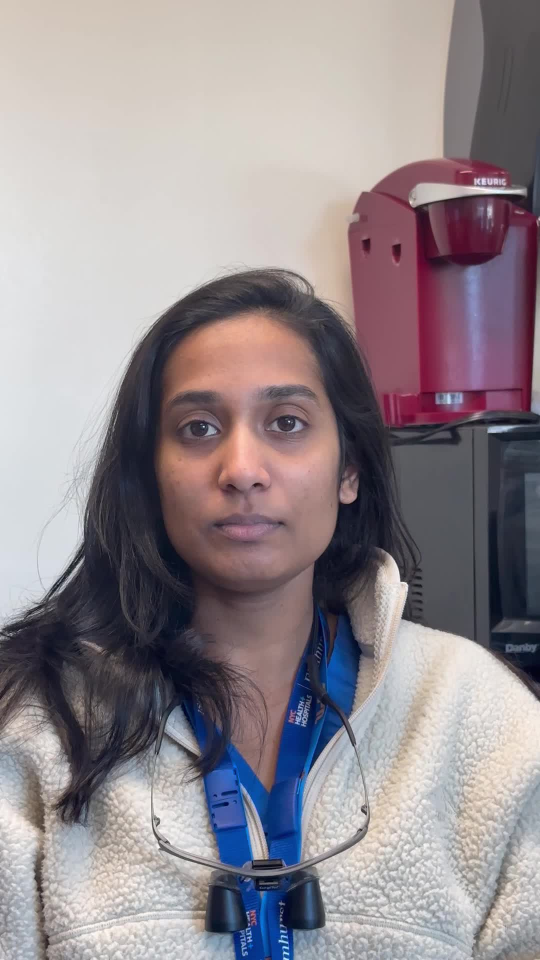
#> input picture calibration_frames/patient1_frame1.jpg, 1080 x 1920 px (shown at 1/2 size)
$ python phase1b_debug_rnet_scoring.py
#> lines starting #> are read from the running program, lines starting #| are printed output that depends on the picture
### pure_python_mtcnn_v2.py
#!/usr/bin/env python3
"""
Pure Python CNN MTCNN - Version 2
Standalone implementation using Pure Python CNN.
"""

import numpy as np
import cv2
from cpp_cnn_loader import CPPCNN
import os


class PurePythonMTCNN_V2:
    """
    Pure Python CNN MTCNN - standalone implementation.
    """

    def __init__(self, model_dir=None):
        """
        Initialize using Pure Python CNN instead of ONNX.

        Args:
            model_dir: Directory containing PNet.dat, RNet.dat, ONet.dat
        """
        # Don't call parent __init__ (we don't need ONNX models)
        if model_dir is None:
            model_dir = os.path.expanduser(
                "~/repo/fea_tool/external_libs/openFace/OpenFace/matlab_version/"
                "face_detection/mtcnn/convert_to_cpp/"
            )

        print(f"Loading Pure Python CNN MTCNN V2...")
        print(f"Model directory: {model_dir}")

        # Load Pure Python CNNs instead of ONNX
        self.pnet = CPPCNN(os.path.join(model_dir, "PNet.dat"))
        self.rnet = CPPCNN(os.path.join(model_dir, "RNet.dat"))
        self.onet = CPPCNN(os.path.join(model_dir, "ONet.dat"))

        # Official MTCNN thresholds matching C++
        self.thresholds = [0.6, 0.7, 0.7]  # PNet, RNet, ONet
        self.min_face_size = 60  # CRITICAL FIX: Match C++ (was 40, caused 140px bbox differences!)
        self.factor = 0.709

        print(f"✓ Pure Python CNN MTCNN V2 loaded!")

    # [775 lines left out: functions _preprocess, _run_pnet, _run_rnet, _run_onet, detect, _generate_bboxes and 4 more, not called in this run]

### cpp_cnn_loader.py
#!/usr/bin/env python3
"""
Pure Python CNN that loads C++ binary models (.dat files) for bit-for-bit matching.

This implementation reads the exact binary format used by OpenFace's C++ CNN_utils.cpp
and implements inference with exact C++ behavior, including:
- BGR channel ordering
- C++ im2col technique
- Exact PReLU: output = x if x >= 0 else x * slope
- C++ matrix multiply ordering
- C++ pooling and fully connected layers
"""

import numpy as np
import struct
from typing import List, Tuple, Optional


class CPPCNNLayer:
    """Base class for CNN layers"""
    def __init__(self, layer_type: int):
        self.layer_type = layer_type
        # [6 lines of commented-out code are left out]

    def forward(self, x):
        raise NotImplementedError


class ConvLayer(CPPCNNLayer):
    """Convolutional layer matching C++ CNN_utils.cpp:445-549"""
    # [137 lines left out: functions __init__, _create_weight_matrix, _im2col_multimap_cpp, forward, not called in this run]


class MaxPoolLayer(CPPCNNLayer):
    """Max pooling layer matching C++ CNN_utils.cpp"""
    # [35 lines left out: functions __init__, forward, not called in this run]


class FullyConnectedLayer(CPPCNNLayer):
    """Fully connected layer matching C++ CNN_utils.cpp

    Supports both modes:
    - Regular FC: (C, H, W) -> (output_size,) for fixed-size inputs
    - Fully convolutional: (C, H, W) -> (output_size, H, W) for PNet
    """
    # [55 lines left out: functions __init__, forward, not called in this run]


class PReLULayer(CPPCNNLayer):
    """PReLU layer matching C++ CNN_utils.cpp:56-63 EXACTLY"""
    def __init__(self, slopes: np.ndarray):
        super().__init__(3)
        self.slopes = slopes  # Shape: (num_channels,)

    # [38 lines left out: function forward, not called in this run]


class SigmoidLayer(CPPCNNLayer):
    """Sigmoid layer"""
    def __init__(self):
        super().__init__(4)

    def forward(self, x: np.ndarray) -> np.ndarray:
        """Sigmoid forward pass"""
        return 1.0 / (1.0 + np.exp(-x))


class CPPCNN:
    """
    CNN that loads C++ binary models for bit-for-bit matching.

    Binary format from CNN_utils.cpp:454-575:
    - int32: network_depth (number of layers)
    - For each layer:
      - int32: layer_type (0=conv, 1=pool, 2=FC, 3=PReLU, 4=sigmoid)
      - Layer-specific parameters (see _read_layer)
    """

    def __init__(self, model_path: str):
        """
        Load CNN from C++ binary .dat file

        Args:
            model_path: Path to .dat file (e.g., PNet.dat, RNet.dat, ONet.dat)
        """
        self.layers: List[CPPCNNLayer] = []
        self._load_from_binary(model_path)

    def _read_int32(self, f) -> int:
        """Read single int32 from binary file"""
        return struct.unpack('<i', f.read(4))[0]

    def _read_float32(self, f) -> float:
        """Read single float32 from binary file"""
        return struct.unpack('<f', f.read(4))[0]

    def _read_float32_array(self, f, count: int) -> np.ndarray:
        """Read array of float32 values"""
        return np.array(struct.unpack(f'<{count}f', f.read(4 * count)), dtype=np.float32)

    # [112 lines left out: functions _read_matrix_bin, _read_conv_layer, _read_pool_layer, _read_fc_layer, _read_prelu_layer, not called in this run]

    def _read_sigmoid_layer(self, f) -> SigmoidLayer:
        """Read sigmoid layer (no parameters)"""
        return SigmoidLayer()

    # [14 lines left out: function _read_layer, not called in this run]

    def _load_from_binary(self, model_path: str):
        """Load CNN from C++ binary .dat file"""
        with open(model_path, 'rb') as f:
            # Read network depth
            network_depth = self._read_int32(f)

            print(f"Loading CNN from {model_path}")
            print(f"Network depth: {network_depth} layers")

            # Read each layer
            for i in range(network_depth):
                layer_type = self._read_int32(f)
                layer = self._read_layer(f, layer_type)
                self.layers.append(layer)

                # Print layer info
                layer_names = ["Conv", "MaxPool", "FC", "PReLU", "Sigmoid"]
                print(f"  Layer {i}: {layer_names[layer_type]}", end="")

                if isinstance(layer, ConvLayer):
                    print(f" ({layer.num_in_maps}→{layer.num_kernels}, {layer.kernel_h}x{layer.kernel_w})")
                elif isinstance(layer, MaxPoolLayer):
                    print(f" ({layer.kernel_size}x{layer.kernel_size}, stride={layer.stride})")
                elif isinstance(layer, FullyConnectedLayer):
                    print(f" ({layer.weights.shape[1]}→{layer.weights.shape[0]})")
                elif isinstance(layer, PReLULayer):
                    print(f" ({len(layer.slopes)} channels)")
                else:
                    print()

            print(f"Successfully loaded {network_depth} layers!")

    # [51 lines left out: function forward, not called in this run]

    def __call__(self, x: np.ndarray) -> List[np.ndarray]:
        """Convenience method for forward pass"""
        return self.forward(x)


# [41 lines that do not run on import are left out]

### phase1b_debug_rnet_scoring.py
#!/usr/bin/env python3
"""
Phase 1B: Debug why RNet scores the face crop as 0.63 instead of >0.7

We found that crop #6 (452×451px at 330,672) is a perfect face but gets 0.6314.
Let's investigate why!
"""

import cv2
import numpy as np
from pure_python_mtcnn_v2 import PurePythonMTCNN_V2

print("=" * 80)
print("PHASE 1B: DEBUG RNET SCORING")
print("=" * 80)

# Load test image
img = cv2.imread('calibration_frames/patient1_frame1.jpg')
#> img is the input picture: shape (1920, 1080, 3); mean B, G, R 143.3, 138.5, 147.4
img_float = img.astype(np.float32)

# Extract the exact problematic crop
x1, y1, x2, y2 = 330, 672, 782, 1123  # 452×451px
face_crop = img_float[y1:y2, x1:x2]
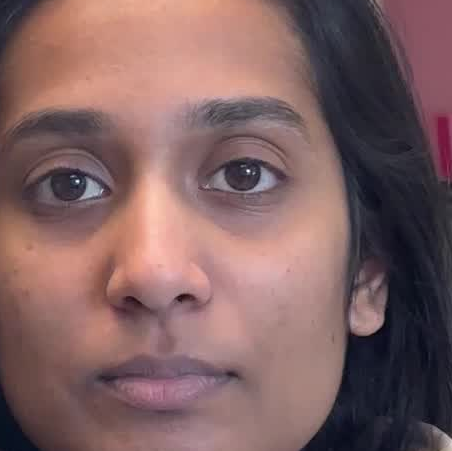
#> face_crop: shape (451, 452, 3) float32; mean B, G, R 97.9, 97.3, 127.9

print(f"\nProblematic crop:")
print(f"  Location: ({x1}, {y1}) to ({x2}, {y2})")
print(f"  Size: {x2-x1}×{y2-y1}px")
print(f"  Expected: Should be the main face, score >0.7")
print(f"  Actual: Scores 0.6314 - gets rejected!")

# Save original crop
cv2.imwrite('debug_rnet/original_crop_452x451.jpg', face_crop.astype(np.uint8))
print(f"\nSaved: debug_rnet/original_crop_452x451.jpg")

# Resize to 24×24 (what RNet sees)
face_24x24 = cv2.resize(face_crop, (24, 24))
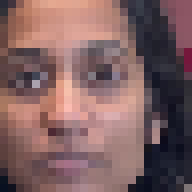
#> face_24x24: shape (24, 24, 3) float32 (shown 8 times larger); mean B, G, R 97.7, 97.2, 128
cv2.imwrite('debug_rnet/resized_24x24.jpg', face_24x24.astype(np.uint8))
print(f"Saved: debug_rnet/resized_24x24.jpg")

# Create detector
#> (the run stopped early here; a loop or call above may not have finished)

$ run again, with calibration_frames/patient2_frame1.jpg copied over calibration_frames/patient1_frame1.jpg
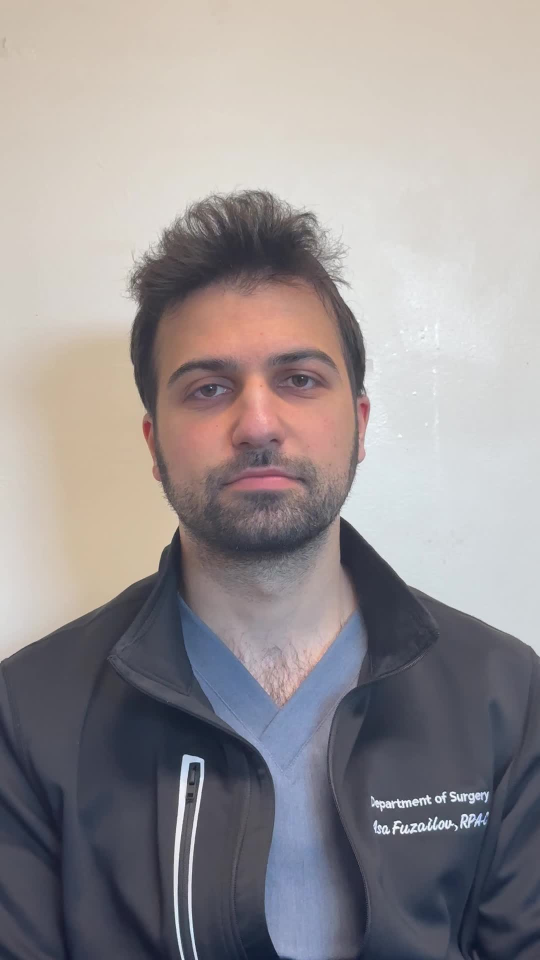
#> input picture calibration_frames/patient2_frame1.jpg, 1080 x 1920 px (shown at 1/2 size)
#> img is the input picture: shape (1920, 1080, 3); mean B, G, R 148, 146.8, 152.3
#> `face_crop = img_float[y1:y2, x1:x2]`:
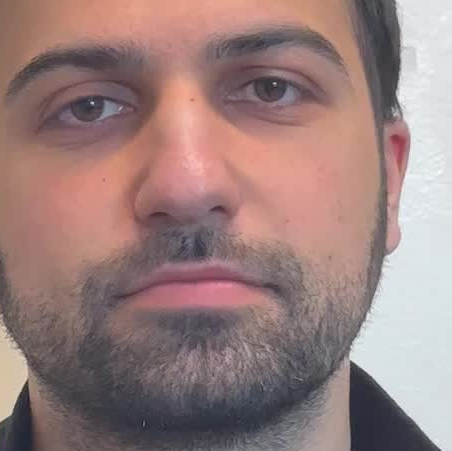
#> face_crop: shape (451, 452, 3) float32; mean B, G, R 125.5, 127.5, 153.4
#> `face_24x24 = cv2.resize(face_crop, (24, 24))`:
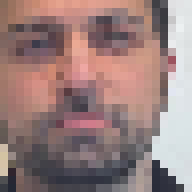
#> face_24x24: shape (24, 24, 3) float32 (shown 8 times larger); mean B, G, R 125.3, 127.3, 153.2
